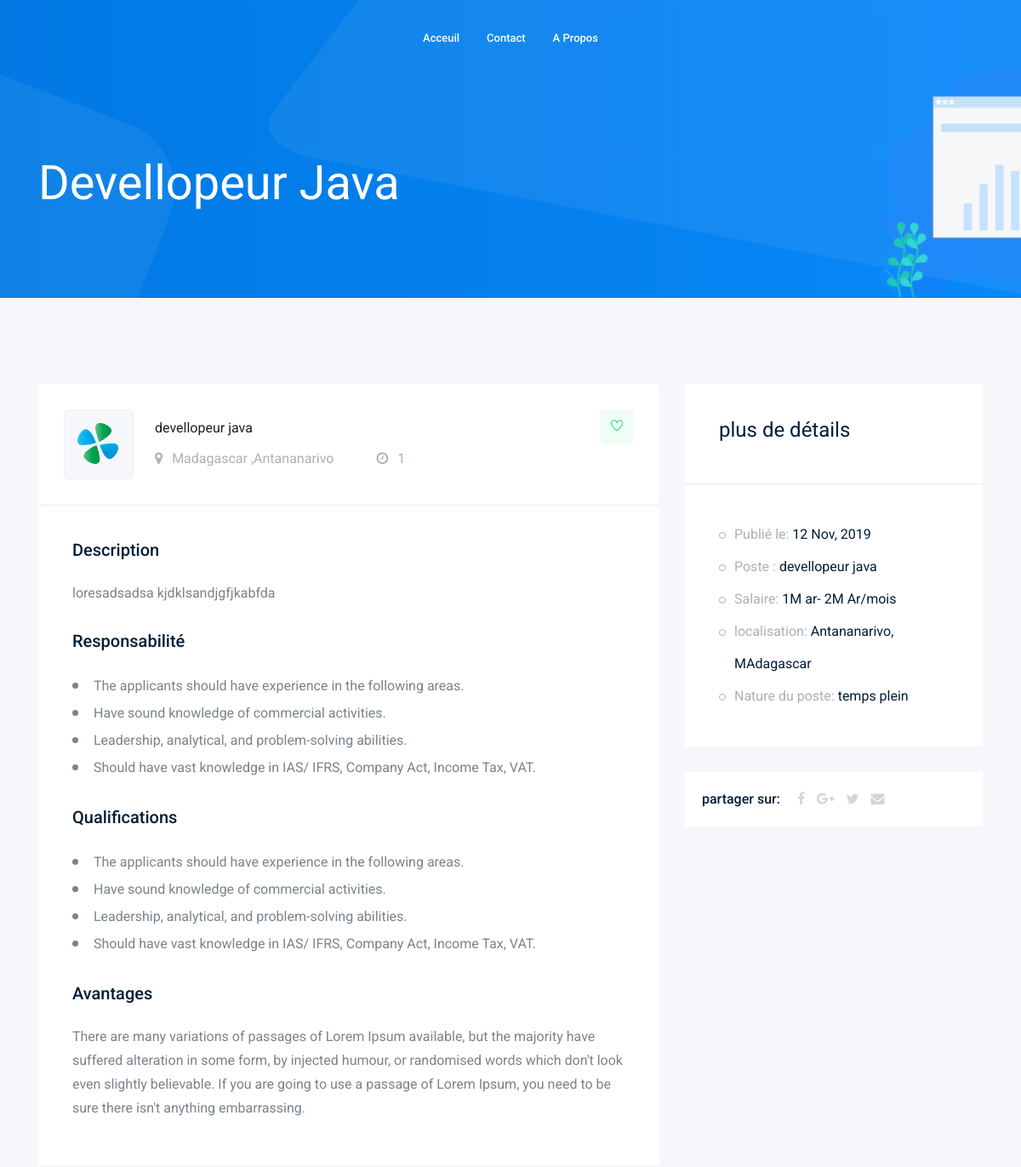
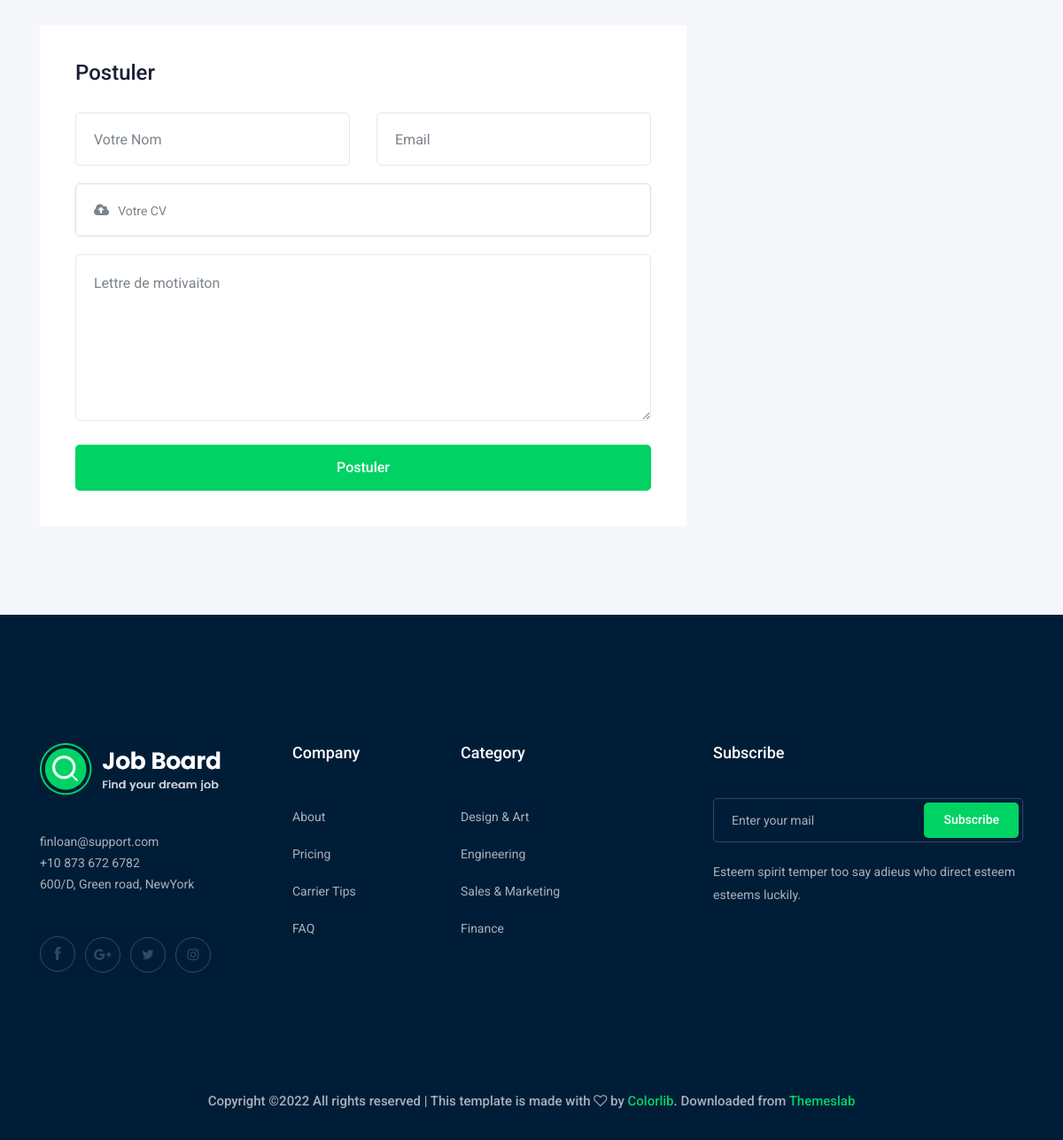
The page /job_details.php?job=devellopeur java on the database its author committed (2 pictures, top to bottom).
### tables this page shows
CREATE TABLE IF NOT EXISTS `annonce` (
  `id_annonce` int(11) NOT NULL AUTO_INCREMENT,
  `poste` varchar(255) NOT NULL,
  `diplome` varchar(255) NOT NULL,
  `experience` varchar(255) NOT NULL,
  `age_min` int(11) DEFAULT NULL,
  `age_max` int(11) DEFAULT NULL,
  `description` text NOT NULL,
  `sexe` int(11) DEFAULT NULL,
  `contrat` int(11) NOT NULL,
  `date_limite` date NOT NULL,
  PRIMARY KEY (`id_annonce`)
);

### job_details.php (the view, shortened to what this page needs)
<?php
    require 'connexion_base.php';
    $poste="";
    if(isset($_GET['job']) and $_GET['job'] != "")
    {
        $poste= $_GET['job'];
    }
    $stmt = $conn->prepare("SELECT * FROM `annonce` WHERE poste=:poste" );
    $stmt->execute(array('poste' => $poste));
    foreach ($stmt as $row)
    {
    }
 ?>
<!doctype html>
<html class="no-js" lang="zxx">
<head>
    <link rel="stylesheet" href="css/bootstrap.min.css">
    <link rel="stylesheet" href="css/owl.carousel.min.css">
    <link rel="stylesheet" href="css/magnific-popup.css">
    <link rel="stylesheet" href="css/font-awesome.min.css">
    <link rel="stylesheet" href="css/themify-icons.css">
    <link rel="stylesheet" href="css/nice-select.css">
    <link rel="stylesheet" href="css/flaticon.css">
    <link rel="stylesheet" href="css/gijgo.css">
    <link rel="stylesheet" href="css/animate.min.css">
    <link rel="stylesheet" href="css/slicknav.css">
    <link rel="stylesheet" href="css/style.css">
</head>
<body>
    <header>
        <div class="header-area ">
            <div id="sticky-header" class="main-header-area">
                <div class="container-fluid ">
                    <div class="header_bottom_border">
                        <div class="row align-items-center">
                            <div class="col-xl-3 col-lg-2">
                                <div class="logo">
                                </div>
                            </div>
                            <div class="col-xl-6 col-lg-7">
                                <div class="main-menu  d-none d-lg-block">
                                    <nav>
                                        <ul id="navigation">
                                            <li><a href="index.html">Acceuil</a></li>
                                            <li><a href="contact.html">Contact</a></li>
                                            <li><a href="jobs.html">A propos</a></li>
                                        </ul>
                                    </nav>
                                </div>
                            </div>
                            <div class="col-xl-3 col-lg-3 d-none d-lg-block">
                            </div>
                            <div class="col-12">
                            </div>
                        </div>
                    </div>
                </div>
            </div>
        </div>
    </header>
    <div class="bradcam_area bradcam_bg_1">
        <div class="container">
            <div class="row">
                <div class="col-xl-12">
                    <div class="bradcam_text">
                        <h3><?php echo $row["poste"]; ?></h3>
                    </div>
                </div>
            </div>
        </div>
    </div>
    <div class="job_details_area">
        <div class="container">
            <div class="row">
                <div class="col-lg-8">
                    <div class="job_details_header">
                        <div class="single_jobs white-bg d-flex justify-content-between">
                            <div class="jobs_left d-flex align-items-center">
                                <div class="thumb">
                                    <img src="img/svg_icon/1.svg" alt="">
                                </div>
                                <div class="jobs_conetent">
                                    <a href="#"><?php echo $row["poste"]; ?></a>
                                    <div class="links_locat d-flex align-items-center">
                                        <div class="location">
                                            <p> <i class="fa fa-map-marker"></i> Madagascar ,Antananarivo</p>
                                        </div>
                                        <div class="location">
                                            <p> <i class="fa fa-clock-o"></i>
                                                <?php  echo $row["contrat"]; ?>
                                            </p>
                                        </div>
                                    </div>
                                </div>
                            </div>
                            <div class="jobs_right">
                                <div class="apply_now">
                                    <a class="heart_mark" href="#"> <i class="ti-heart"></i> </a>
                                </div>
                            </div>
                        </div>
                    </div>
                    <div class="descript_wrap white-bg">
                        <div class="single_wrap">
                            <h4>Description </h4>
                            <p><?php  echo $row["description"]; ?></p>
                        </div>
                        <div class="single_wrap">
                            <h4>Responsabilité</h4>
                            <ul>
                                <li>The applicants should have experience in the following areas.
                                </li>
                                <li>Have sound knowledge of commercial activities.</li>
                                <li>Leadership, analytical, and problem-solving abilities.</li>
                                <li>Should have vast knowledge in IAS/ IFRS, Company Act, Income Tax, VAT.</li>
                            </ul>
                        </div>
                        <div class="single_wrap">
                            <h4>Qualifications</h4>
                            <ul>
                                <li>The applicants should have experience in the following areas.
                                </li>
                                <li>Have sound knowledge of commercial activities.</li>
                                <li>Leadership, analytical, and problem-solving abilities.</li>
                                <li>Should have vast knowledge in IAS/ IFRS, Company Act, Income Tax, VAT.</li>
                            </ul>
                        </div>
                        <div class="single_wrap">
                            <h4>Avantages</h4>
                            <p>There are many variations of passages of Lorem Ipsum available, but the majority have suffered alteration in some form, by injected humour, or randomised words which don't look even slightly believable. If you are going to use a passage of Lorem Ipsum, you need to be sure there isn't anything embarrassing.</p>
                        </div>
                    </div>
                    <div class="apply_job_form white-bg">
                        <h4>Postuler</h4>
                        <form action="#">
                            <div class="row">
                                <div class="col-md-6">
                                    <div class="input_field">
                                        <input type="text" placeholder="Votre Nom">
                                    </div>
                                </div>
                                <div class="col-md-6">
                                    <div class="input_field">
                                        <input type="text" placeholder="Email">
                                    </div>
                                </div>
                                <div class="col-md-12">
                                    <div class="input-group">
                                        <div class="input-group-prepend">
                                          <button type="button" id="inputGroupFileAddon03"><i class="fa fa-cloud-upload" aria-hidden="true"></i>
                                          </button>
                                        </div>
                                        <div class="custom-file">
                                          <label class="custom-file-label" for="inputGroupFile03">Votre CV</label>
                                        </div>
                                      </div>
                                </div>
                                <div class="col-md-12">
                                    <div class="input_field">
                                        <textarea name="#" id="" cols="30" rows="10" placeholder="Lettre de motivaiton"></textarea>
                                    </div>
                                </div>
                                <div class="col-md-12">
                                    <div class="submit_btn">
                                        <button class="boxed-btn3 w-100" type="submit">Postuler</button>
                                    </div>
                                </div>
                            </div>
                        </form>
                    </div>
                </div>
                <div class="col-lg-4">
                    <div class="job_sumary">
                        <div class="summery_header">
                            <h3>plus de détails</h3>
                        </div>
                        <div class="job_content">
                            <ul>
                                <li>Publié le: <span>12 Nov, 2019</span></li>
                                <li>Poste : <span><?php echo $row['poste']; ?> </span></li>
                                <li>Salaire: <span> 1M ar- 2M Ar/mois</span></li>
                                <li>localisation: <span>Antananarivo, MAdagascar</span></li>
                                <li>Nature du poste: <span> temps plein</span></li>
                            </ul>
                        </div>
                    </div>
                    <div class="share_wrap d-flex" style="display:none;">
                        <span>partager sur:</span>
                        <ul>
                            <li><a href="#"> <i class="fa fa-facebook"></i></a> </li>
                            <li><a href="#"> <i class="fa fa-google-plus"></i></a> </li>
                            <li><a href="#"> <i class="fa fa-twitter"></i></a> </li>
                            <li><a href="#"> <i class="fa fa-envelope"></i></a> </li>
                        </ul>
                    </div>
                </div>
            </div>
        </div>
    </div>
    <footer class="footer">
        <div class="footer_top">
            <div class="container">
                <div class="row">
                    <div class="col-xl-3 col-md-6 col-lg-3">
                        <div class="footer_widget wow fadeInUp" data-wow-duration="1s" data-wow-delay=".3s">
                            <div class="footer_logo">
                                <a href="#">
                                    <img src="img/logo.png" alt="">
                                </a>
                            </div>
                            <p>
                                finloan@support.com <br>
                                +10 873 672 6782 <br>
                                600/D, Green road, NewYork
                            </p>
                            <div class="socail_links">
                                <ul>
                                    <li>
                                        <a href="#">
                                            <i class="ti-facebook"></i>
                                        </a>
                                    </li>
                                    <li>
                                        <a href="#">
                                            <i class="fa fa-google-plus"></i>
                                        </a>
                                    </li>
                                    <li>
                                        <a href="#">
                                            <i class="fa fa-twitter"></i>
                                        </a>
                                    </li>
                                    <li>
                                        <a href="#">
                                            <i class="fa fa-instagram"></i>
                                        </a>
                                    </li>
                                </ul>
                            </div>
                        </div>
                    </div>
                    <div class="col-xl-2 col-md-6 col-lg-2">
                        <div class="footer_widget wow fadeInUp" data-wow-duration="1.1s" data-wow-delay=".4s">
                            <h3 class="footer_title">
                                Company
                            </h3>
                            <ul>
                                <li><a href="#">About </a></li>
                                <li><a href="#"> Pricing</a></li>
                                <li><a href="#">Carrier Tips</a></li>
                                <li><a href="#">FAQ</a></li>
                            </ul>
                        </div>
                    </div>
                    <div class="col-xl-3 col-md-6 col-lg-3">
                        <div class="footer_widget wow fadeInUp" data-wow-duration="1.2s" data-wow-delay=".5s">
                            <h3 class="footer_title">
                                Category
                            </h3>
                            <ul>
                                <li><a href="#">Design & Art</a></li>
                                <li><a href="#">Engineering</a></li>
                                <li><a href="#">Sales & Marketing</a></li>
                                <li><a href="#">Finance</a></li>
                            </ul>
                        </div>
                    </div>
                    <div class="col-xl-4 col-md-6 col-lg-4">
                        <div class="footer_widget wow fadeInUp" data-wow-duration="1.3s" data-wow-delay=".6s">
                            <h3 class="footer_title">
                                Subscribe
                            </h3>
                            <form action="#" class="newsletter_form">
                                <input type="text" placeholder="Enter your mail">
                                <button type="submit">Subscribe</button>
                            </form>
                            <p class="newsletter_text">Esteem spirit temper too say adieus who direct esteem esteems
                                luckily.</p>
                        </div>
                    </div>
                </div>
            </div>
        </div>
        <div class="copy-right_text wow fadeInUp" data-wow-duration="1.4s" data-wow-delay=".3s">
            <div class="container">
                <div class="row">
                    <div class="col-xl-12">
                        <p class="copy_right text-center">
Copyright &copy;<script>document.write(new Date().getFullYear());</script> All rights reserved | This template is made with <i class="fa fa-heart-o" aria-hidden="true"></i> by <a href="https://colorlib.com" target="_blank">Colorlib</a>. Downloaded from <a href="https://themeslab.org/" target="_blank">Themeslab</a>
                        </p>
                    </div>
                </div>
            </div>
        </div>
    </footer>
</body>
</html>

### rows shown on the page
annonce: poste "Devellopeur Java", poste "devellopeur java", contrat "1", description "loresadsadsa kjdklsandjgfjkabfda"
